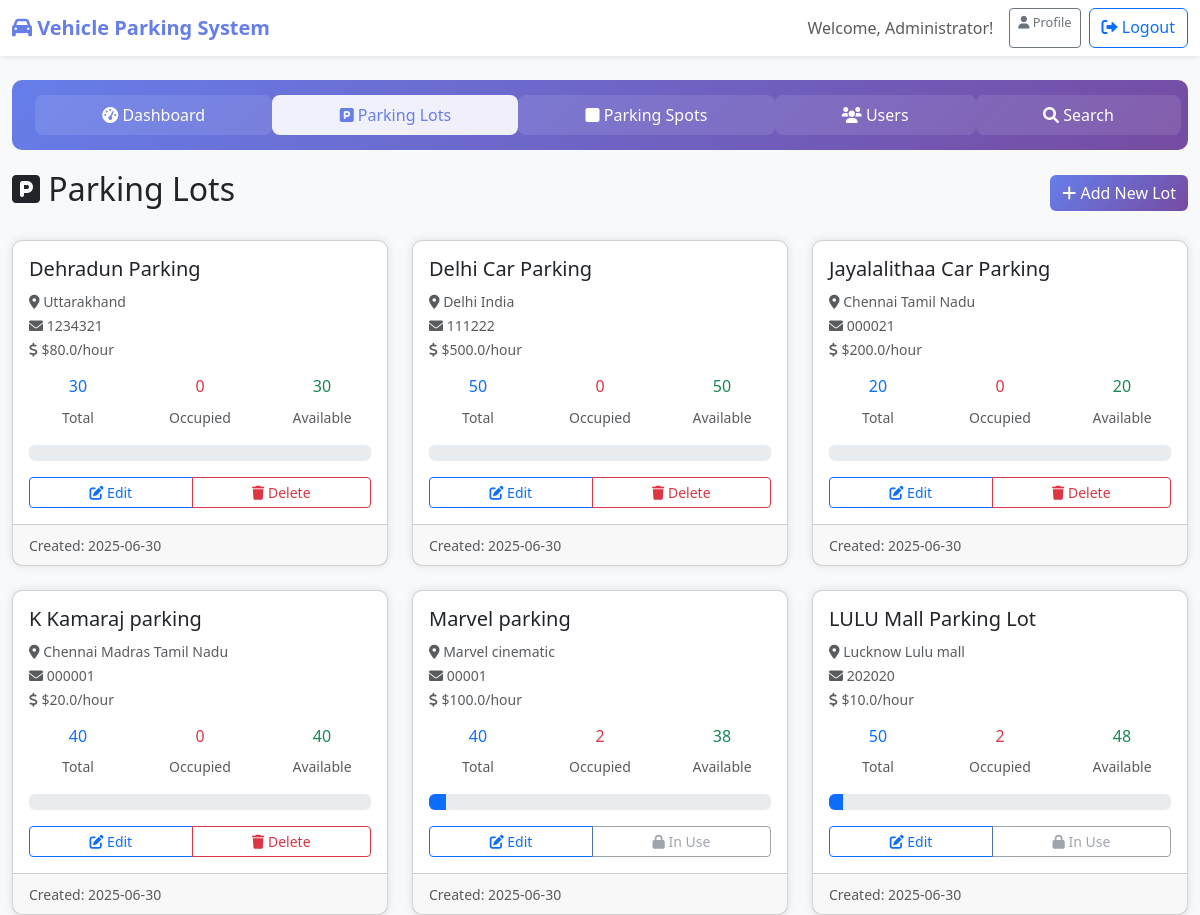
The app's page /admin/lots (signed in) with its own data.
### tables this page shows
CREATE TABLE parking_lots (
            id INTEGER PRIMARY KEY AUTOINCREMENT,
            name TEXT NOT NULL,
            address TEXT NOT NULL,
            pin_code TEXT NOT NULL,
            price_per_hour REAL NOT NULL,
            max_spots INTEGER NOT NULL,
            created_at TIMESTAMP DEFAULT CURRENT_TIMESTAMP
        );

### app.py (the view)
@app.route('/admin/lots')
def admin_lots():
    if 'user_id' not in session or session['role'] != 'admin':
        return redirect(url_for('login'))
    conn = get_db_connection()
    lots = conn.execute('''
        SELECT pl.*,
               COUNT(ps.id) as total_spots,
               COUNT(CASE WHEN ps.status = 'occupied' THEN 1 END) as occupied_spots
        FROM parking_lots pl
        LEFT JOIN parking_spots ps ON pl.id = ps.lot_id
        GROUP BY pl.id
        ORDER BY pl.created_at DESC
    ''').fetchall()
    conn.close()
    return render_template('admin_lots.html', lots=lots)

### app.py (called while the page is built)
def get_db_connection():
    conn = sqlite3.connect(DATABASE)
    conn.row_factory = sqlite3.Row
    return conn

### templates/admin_lots.html (shortened to what this page needs)
{% extends "base.html" %}
{% block content %}
<div class="d-flex justify-content-between align-items-center mb-4">
    <h2><i class="fas fa-parking"></i> Parking Lots</h2>
    <a href="{{ url_for('add_lot') }}" class="btn btn-primary">
        <i class="fas fa-plus"></i> Add New Lot
    </a>
</div>
{% if lots %}
<div class="row g-4">
    {% for lot in lots %}
    <div class="col-md-6 col-lg-4">
        <div class="card h-100">
            <div class="card-body">
                <h5 class="card-title">{{ lot.name }}</h5>
                <p class="card-text">
                    <small class="text-muted">
                        <i class="fas fa-map-marker-alt"></i> {{ lot.address }}<br>
                        <i class="fas fa-envelope"></i> {{ lot.pin_code }}<br>
                        <i class="fas fa-dollar-sign"></i> ${{ lot.price_per_hour }}/hour
                    </small>
                </p>
                <div class="row text-center mb-3">
                    <div class="col-4">
                        <h6 class="text-primary">{{ lot.total_spots }}</h6>
                        <small class="text-muted">Total</small>
                    </div>
                    <div class="col-4">
                        <h6 class="text-danger">{{ lot.occupied_spots }}</h6>
                        <small class="text-muted">Occupied</small>
                    </div>
                    <div class="col-4">
                        <h6 class="text-success">{{ lot.total_spots - lot.occupied_spots }}</h6>
                        <small class="text-muted">Available</small>
                    </div>
                </div>
                <div class="progress mb-3">
                    <div class="progress-bar" style="width: {{ (lot.occupied_spots / lot.total_spots * 100) if lot.total_spots > 0 else 0 }}%"></div>
                </div>
                <div class="btn-group w-100" role="group">
                    <a href="{{ url_for('edit_lot', lot_id=lot.id) }}" class="btn btn-outline-primary btn-sm">
                        <i class="fas fa-edit"></i> Edit
                    </a>
                    {% if lot.occupied_spots == 0 %}
                    <a href="{{ url_for('delete_lot', lot_id=lot.id) }}" class="btn btn-outline-danger btn-sm"
                       onclick="return confirm('Are you sure you want to delete this lot?')">
                        <i class="fas fa-trash"></i> Delete
                    </a>
                    {% else %}
                    <button class="btn btn-outline-secondary btn-sm" disabled>
                        <i class="fas fa-lock"></i> In Use
                    </button>
                    {% endif %}
                </div>
            </div>
            <div class="card-footer text-muted">
                <small>Created: {{ lot.created_at[:10] if lot.created_at else 'N/A' }}</small>
            </div>
        </div>
    </div>
    {% endfor %}
</div>
{% endif %}
{% endblock %}

### templates/base.html (style rules this page uses)
body { background-color: #f8f9fa; }
.card { border-radius: 10px; box-shadow: 0 0 10px rgba(0,0,0,0.1); }
.btn-primary { background: linear-gradient(135deg, #667eea 0%, #764ba2 100%); border: none; }

### records on screen
parking_lots: name "Dehradun Parking", address "Uttarakhand", pin_code "1234321", price_per_hour "80.0", total_spots "30", occupied_spots "0", lot.total_spots-lot.occupied_spots "30", created_at "2025-06-30"
parking_lots: name "Delhi Car Parking", address "Delhi India", pin_code "111222", price_per_hour "500.0", total_spots "50", occupied_spots "0", lot.total_spots-lot.occupied_spots "50", created_at "2025-06-30"
parking_lots: name "Jayalalithaa Car Parking", address "Chennai Tamil Nadu", pin_code "000021", price_per_hour "200.0", total_spots "20", occupied_spots "0", lot.total_spots-lot.occupied_spots "20", created_at "2025-06-30"
parking_lots: name "K Kamaraj parking", address "Chennai Madras Tamil Nadu", pin_code "000001", price_per_hour "20.0", total_spots "40", occupied_spots "0", lot.total_spots-lot.occupied_spots "40", created_at "2025-06-30"
parking_lots: name "Marvel parking", address "Marvel cinematic", pin_code "00001", price_per_hour "100.0", total_spots "40", occupied_spots "2", total_spots "38", shows "In Use", created_at "2025-06-30"
parking_lots: name "LULU Mall Parking Lot", address "Lucknow Lulu mall", pin_code "202020", price_per_hour "10.0", total_spots "50", occupied_spots "2", total_spots "48", shows "In Use", created_at "2025-06-30"

### other values on screen
{{ session.full_name }} "Administrator"
